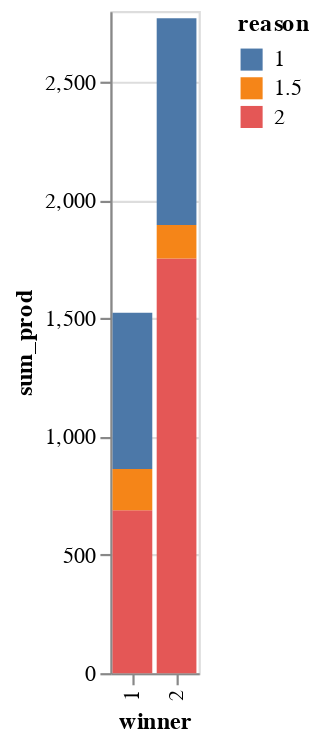

Notebook code cell kept with this figure:
### Code cell
# what was the total productivity for each robot the teams won (based on reason)
alt.Chart(reasonframe).mark_bar().encode(
    x = 'winner:O',
    y = 'sum_prod:Q',
    color = 'reason:N'
).transform_aggregate(
    sum_prod='sum(prod)',
    groupby=["winner","reason"]
)

### Figure 1 — Vega-Lite specification as saved in the notebook (floating-point values rounded to 4 significant figures)
{"config": {"view": {"continuousWidth": 400, "continuousHeight": 300}}, "data": {"name": "data-47c12d0382f0da4bb025616c59ae21e1"}, "mark": "bar", "encoding": {"color": {"type": "nominal", "field": "reason"}, "x": {"type": "ordinal", "field": "winner"}, "y": {"type": "quantitative", "field": "sum_prod"}}, "transform": [{"aggregate": [{"op": "sum", "field": "prod", "as": "sum_prod"}], "groupby": ["winner", "reason"]}], "$schema": "https://vega.github.io/schema/vega-lite/v4.8.1.json", "datasets": {"data-47c12d0382f0da4bb025616c59ae21e1": [{"winner": 2, "reason": 2.0, "prod": -30.01, "wintime": 75}, {"winner": 2, "reason": 2.0, "prod": 35.34, "wintime": 54}, {"winner": 2, "reason": 2.0, "prod": 35.74, "wintime": 29}, {"winner": 2, "reason": 2.0, "prod": 87.14, "wintime": 44}, {"winner": 2, "reason": 1.0, "prod": 88.4, "wintime": 28}, {"winner": 2, "reason": 1.0, "prod": 40.6, "wintime": 70}, {"winner": 2, "reason": 1.0, "prod": 12.46, "wintime": 45}, {"winner": 2, "reason": 2.0, "prod": 47.25, "wintime": 98}, {"winner": 2, "reason": 1.0, "prod": 71.71, "wintime": 44}, {"winner": 2, "reason": 1.0, "prod": 100.0, "wintime": 56}, {"winner": 2, "reason": 2.0, "prod": 85.27, "wintime": 82}, {"winner": 2, "reason": 1.0, "prod": -64.98, "wintime": 73}, {"winner": 2, "reason": 1.5, "prod": 32.64, "wintime": 52}, {"winner": 2, "reason": 2.0, "prod": -55.56, "wintime": 97}, {"winner": 1, "reason": 2.0, "prod": -80.0, "wintime": 99}, {"winner": 1, "reason": 2.0, "prod": 25.46, "wintime": 47}, {"winner": 1, "reason": 1.5, "prod": 83.01, "wintime": 22}, {"winner": 2, "reason": 1.0, "prod": 53.06, "wintime": 44}, {"winner": 1, "reason": 1.0, "prod": 100.0, "wintime": 28}, {"winner": 2, "reason": 2.0, "prod": -73.59, "wintime": 28}, {"winner": 2, "reason": 2.0, "prod": 60.94, "wintime": 41}, {"winner": 2, "reason": 1.0, "prod": 83.66, "wintime": 68}, {"winner": 2, "reason": 2.0, "prod": 88.8, "wintime": 32}, {"winner": 2, "reason": 2.0, "prod": 81.86, "wintime": 72}, {"winner": 1, "reason": 2.0, "prod": 89.88, "wintime": 89}, {"winner": 2, "reason": 2.0, "prod": 48.56, "wintime": 43}, {"winner": 2, "reason": 2.0, "prod": 100.0, "wintime": 33}, {"winner": 1, "reason": 2.0, "prod": 65.72, "wintime": 57}, {"winner": 1, "reason": 1.0, "prod": 100.0, "wintime": 77}, {"winner": 1, "reason": 2.0, "prod": 38.69, "wintime": 28}, {"winner": 2, "reason": 1.5, "prod": 72.78, "wintime": 25}, {"winner": 2, "reason": 2.0, "prod": -67.16, "wintime": 73}, {"winner": 2, "reason": 2.0, "prod": -34.8, "wintime": 72}, {"winner": 2, "reason": 2.0, "prod": 65.59, "wintime": 59}, {"winner": 2, "reason": 2.0, "prod": 55.0, "wintime": 46}, {"winner": 2, "reason": 2.0, "prod": 27.2, "wintime": 54}, {"winner": 1, "reason": 1.0, "prod": 35.54, "wintime": 65}, {"winner": 1, "reason": 1.5, "prod": -25.35, "wintime": 21}, {"winner": 2, "reason": 2.0, "prod": -31.32, "wintime": 59}, {"winner": 2, "reason": 2.0, "prod": -25.02, "wintime": 58}, {"winner": 1, "reason": 2.0, "prod": 33.11, "wintime": 32}, {"winner": 1, "reason": 2.0, "prod": 30.72, "wintime": 62}, {"winner": 1, "reason": 2.0, "prod": 42.43, "wintime": 45}, {"winner": 2, "reason": 2.0, "prod": 47.82, "wintime": 50}, {"winner": 2, "reason": 1.0, "prod": 83.91, "wintime": 48}, {"winner": 2, "reason": 2.0, "prod": 100.0, "wintime": 39}, {"winner": 1, "reason": 1.0, "prod": 100.0, "wintime": 24}, {"winner": 2, "reason": 1.5, "prod": 35.93, "wintime": 37}, {"winner": 1, "reason": 1.0, "prod": 83.21, "wintime": 29}, {"winner": 2, "reason": 2.0, "prod": -13.37, "wintime": 95}, {"winner": 1, "reason": 2.0, "prod": 50.11, "wintime": 70}, {"winner": 1, "reason": 1.0, "prod": 95.48, "wintime": 28}, {"winner": 2, "reason": 2.0, "prod": 34.43, "wintime": 89}, {"winner": 1, "reason": 2.0, "prod": 38.57, "wintime": 84}, {"winner": 2, "reason": 1.0, "prod": 43.61, "wintime": 42}, {"winner": 2, "reason": 1.0, "prod": 100.0, "wintime": 79}, {"winner": 2, "reason": 1.0, "prod": 100.0, "wintime": 55}, {"winner": 2, "reason": 2.0, "prod": 12.06, "wintime": 55}, {"winner": 2, "reason": 1.0, "prod": -10.15, "wintime": 58}, {"winner": 2, "reason": 1.0, "prod": 48.49, "wintime": 98}, {"winner": 2, "reason": 2.0, "prod": 35.69, "wintime": 77}, {"winner": 2, "reason": 2.0, "prod": -33.12, "wintime": 73}, {"winner": 2, "reason": 2.0, "prod": -44.4, "wintime": 57}, {"winner": 1, "reason": 1.5, "prod": -29.83, "wintime": 24}, {"winner": 1, "reason": 2.0, "prod": 70.96, "wintime": 25}, {"winner": 2, "reason": 2.0, "prod": -37.21, "wintime": 62}, {"winner": 2, "reason": 2.0, "prod": 100.0, "wintime": 69}, {"winner": 2, "reason": 2.0, "prod": 100.0, "wintime": 81}, {"winner": 2, "reason": 2.0, "prod": 91.34, "wintime": 77}, {"winner": 2, "reason": 2.0, "prod": 35.69, "wintime": 58}, {"winner": 1, "reason": 1.5, "prod": 13.71, "wintime": 23}, {"winner": 1, "reason": 2.0, "prod": 69.68, "wintime": 78}, {"winner": 2, "reason": 2.0, "prod": 97.68, "wintime": 56}, {"winner": 1, "reason": 1.5, "prod": 32.13, "wintime": 33}, {"winner": 2, "reason": 2.0, "prod": 52.16, "wintime": 58}, {"winner": 2, "reason": 2.0, "prod": -11.15, "wintime": 31}, {"winner": 2, "reason": 2.0, "prod": 61.4, "wintime": 76}, {"winner": 1, "reason": 1.5, "prod": 26.39, "wintime": 33}, {"winner": 1, "reason": 2.0, "prod": 54.48, "wintime": 93}, {"winner": 2, "reason": 2.0, "prod": -38.59, "wintime": 21}, {"winner": 2, "reason": 2.0, "prod": 80.75, "wintime": 50}, {"winner": 2, "reason": 2.0, "prod": 73.23, "wintime": 60}, {"winner": 1, "reason": 2.0, "prod": 60.45, "wintime": 79}, {"winner": 1, "reason": 2.0, "prod": 62.78, "wintime": 96}, {"winner": 2, "reason": 2.0, "prod": 64.41, "wintime": 67}, {"winner": 2, "reason": 1.0, "prod": 1.158, "wintime": 75}, {"winner": 2, "reason": 2.0, "prod": 40.34, "wintime": 76}, {"winner": 1, "reason": 1.0, "prod": 65.06, "wintime": 38}, {"winner": 2, "reason": 1.0, "prod": 91.73, "wintime": 94}, {"winner": 2, "reason": 2.0, "prod": 49.78, "wintime": 73}, {"winner": 2, "reason": 2.0, "prod": 57.91, "wintime": 64}, {"winner": 2, "reason": 2.0, "prod": 49.65, "wintime": 72}, {"winner": 1, "reason": 1.0, "prod": 82.06, "wintime": 31}, {"winner": 2, "reason": 1.0, "prod": -41.38, "wintime": 73}, {"winner": 2, "reason": 2.0, "prod": 56.01, "wintime": 37}, {"winner": 2, "reason": 2.0, "prod": 89.54, "wintime": 54}, {"winner": 2, "reason": 2.0, "prod": 100.0, "wintime": 93}, {"winner": 2, "reason": 1.0, "prod": 72.26, "wintime": 80}, {"winner": 1, "reason": 2.0, "prod": 36.15, "wintime": 22}, {"winner": 1, "reason": 1.5, "prod": 73.62, "wintime": 21}]}}
